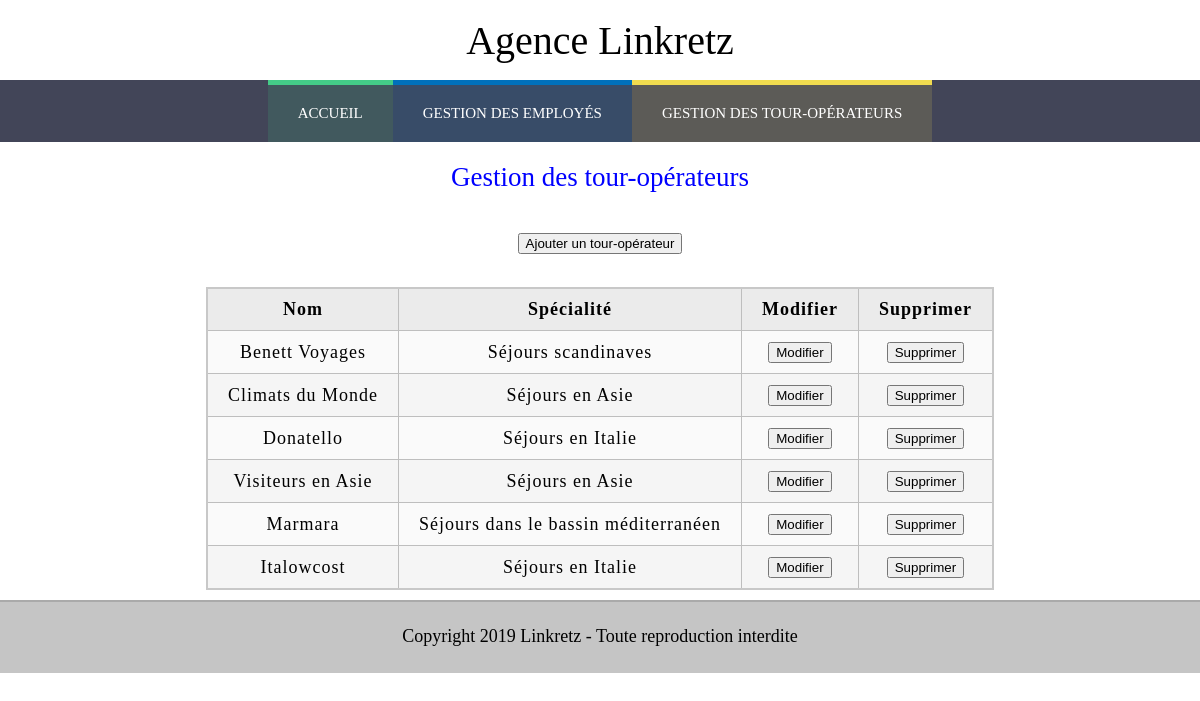
Page /page/admin/gestion_tour_operateur.php on the committed database.
### tables this page shows
CREATE TABLE IF NOT EXISTS `tour_operateur` (
  `id` int(11) NOT NULL AUTO_INCREMENT,
  `num_immat` varchar(11) NOT NULL,
  `nom` varchar(75) NOT NULL,
  `description` varchar(400) NOT NULL,
  `id_specialite` int(11) NOT NULL,
  PRIMARY KEY (`id`),
  KEY `FK_id_specialite` (`id_specialite`)
);

CREATE TABLE IF NOT EXISTS `specialite` (
  `id` int(11) NOT NULL AUTO_INCREMENT,
  `libelle` varchar(75) NOT NULL,
  PRIMARY KEY (`id`)
);

### page/admin/gestion_tour_operateur.php (the view, shortened to what this page needs)
<!DOCTYPE html>
<html lang="fr-FR">
<head>
	<link rel="stylesheet" href="../../css/style.css">
</head>
<body>
        <section class="gestion tour-opérateur">
			<h2>Gestion des tour-opérateurs</br></br>
				<a href='tour_operateur_ajout.php'>
					<input type='button' name='AjoutEmp' value='Ajouter un tour-opérateur'/>
				</a>
			</h2>
		</section>
		<section>
			<div class="sec">
            	<?php
					include "../../include/connexion_bd.php";
					try {
						$lesEnregs=$bdd->query("SELECT nom, libelle FROM tour_operateur JOIN specialite ON id_specialite = specialite.id;");
					}catch (PDOException $e) {
						die ("Err BDSelect : erreur de lecture table employe_consult_client dans employe_consult_client.php<br>Message d'erreur :" . $e->getMessage());
					}
					if($lesEnregs->rowCount () ==0) {
						echo ("Aucun tour-opérateur n'a été enregistré");
					} else {
                     	echo'<table>
                        		<tr>
                            		<th>Nom</th>
									<th>Spécialité</th>
									<th>Modifier</th>
									<th>Supprimer</th>
                        		</tr>
                        	';
                        	foreach ($lesEnregs as $enreg) {
                            	echo "<tr><td>$enreg->nom</td><td>$enreg->libelle</td><td><a href='tour_operateur_modifier.php'>
								<input type='button' name='ModifEmp' value='Modifier'/></a></td><td><a href='tour_operateur_supprimer.php'>
								<input type='button' name='SupprEmp' value='Supprimer'/></a></td></tr>";
                        	}
                    	echo '</table>';
					}
				?>
			</div>
		</section>
</body>

### css/style.css (style rules this page uses)
body { font-family: Calibri, serif; font-size: 18px; margin: 0px; padding: 0px; }
h2 { margin-top: 20px; font-weight: normal; text-align: center; color: blue; }
header { height: 80px; display:flex; flex-direction: column; }
header h1 { margin:auto; font-size: 40px; font-weight: normal; text-align: center; }
footer { height: 50px; padding-top: 1px; padding-bottom: 20px; text-align: center; background-color: #C5C5C5; border-top: 2px solid #AAA; }
nav { width: 100%; background-color: #424558; }
nav ul { margin: 0px; padding: 0px; }
nav li { list-style-type: none; float: left; }
nav a { display: inline-block; text-decoration: none; padding: 20px 30px; color: #fff; text-transform: uppercase; font-size: 15px; }
.acc:hover, .acc { border-top: 5px solid #4C8; background-color: rgba(64, 200, 130, 0.15); }
.tour:hover, .tour { border-top: 5px solid #f1dc4f; background-color: rgba(241, 211, 79, 0.15); }
.com:hover, .com { border-top: 5px solid #0070BB; background-color: rgba(000, 112, 192, 0.15); }
section { width: 100%; padding-bottom: 10px; display: flex ; flex-direction: column; }
.table { display:table; margin: 0 auto; }
.sec { margin: 0px 10%; }
p { padding: 5px 20px; }
table { margin:auto; border-collapse: collapse; border: 2px solid rgb(200,200,200); letter-spacing: 1px; }
td, th { border: 1px solid rgb(190,190,190); padding: 10px 20px; }
th { background-color: rgb(235,235,235); }
td { text-align: center; }
tr:nth-child(even) td { background-color: rgb(250,250,250); }
tr:nth-child(odd) td { background-color: rgb(245,245,245); }
.sec::after, .exp::after, .reco::after { content: ""; display: table; clear: both; }

### rows in the picture
tour_operateur: nom "Benett Voyages", id_specialite.libelle "Séjours scandinaves"
tour_operateur: nom "Climats du Monde", id_specialite.libelle "Séjours en Asie"
tour_operateur: nom "Donatello", id_specialite.libelle "Séjours en Italie"
tour_operateur: nom "Visiteurs en Asie", id_specialite.libelle "Séjours en Asie"
tour_operateur: nom "Marmara", id_specialite.libelle "Séjours dans le bassin méditerranéen"
tour_operateur: nom "Italowcost", id_specialite.libelle "Séjours en Italie"
